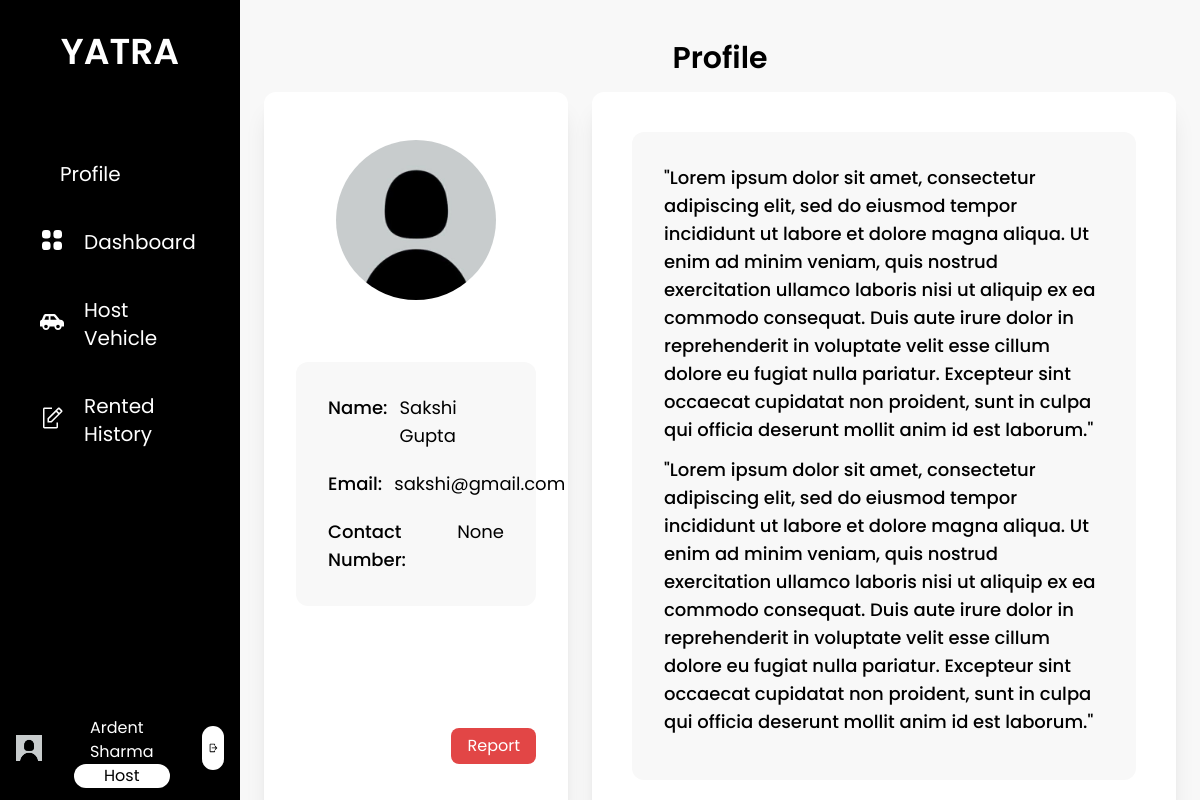
The app's page /viewprofileenduser/1 (signed in), older data.
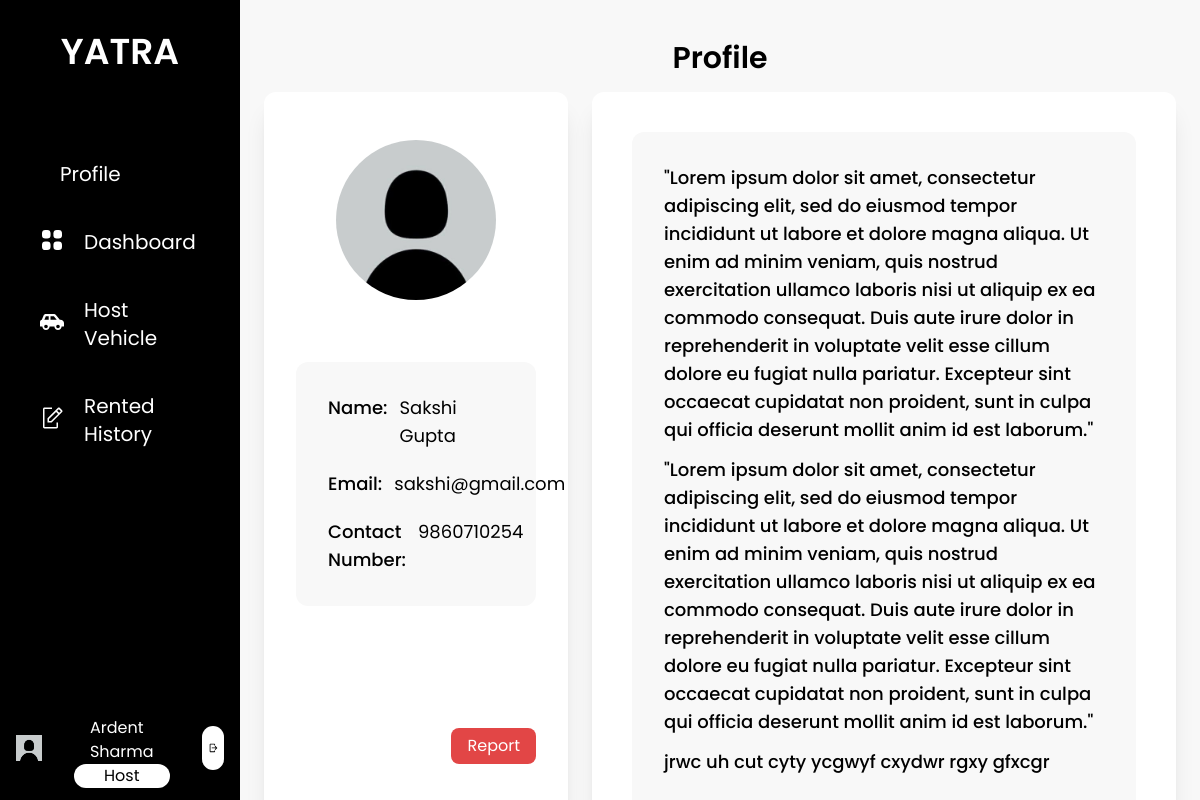
The same page, newer data.
### base/models.py (models this page shows, shortened)
class EndUser(models.Model):
    user = models.OneToOneField(User, on_delete=models.CASCADE, related_name="enduser")
    first_name = models.CharField(max_length=25)
    last_name = models.CharField(max_length=25)
    email = models.EmailField()
    phone_number = models.CharField(max_length=10, null= True, blank=True)
    citizenship_id = models.CharField(max_length=20, null= True, blank=True)
    citizenship = models.ImageField(upload_to='enduser/profile',  default='default_photo.jpg')
    license_no = models.CharField(max_length=20, null= True, blank=True)
    license = models.ImageField(upload_to='enduser/profile',  default='default_photo.jpg')
    pic = models.ImageField(upload_to='enduser/profile', default='default_profile.jpg')
    is_approved = models.CharField(max_length=10, choices=status, default="Pending")
    is_blocked = models.BooleanField(default=False)

class Rents(models.Model):
    vehicle = models.ForeignKey(Vehicle, on_delete=models.SET_NULL, null=True)
    renter = models.ForeignKey(EndUser, on_delete=models.SET_NULL, null=True)
    start_date = models.DateField()
    end_date = models.DateField()
    t_id = models.ForeignKey(Transaction, on_delete=models.SET_NULL, null=True)

class Vehicle(models.Model):
    types = (
        ('Sedan', 'Sedan'),
        ('SUV', 'SUV'),
        ('Jeep', 'Jeep'),
        ('Mini-Van', 'Mini-Van'),
        ('Other', 'Other'),
    )
    number_plate = models.CharField(max_length=20, unique=True)
    host = models.ForeignKey(Host, on_delete=models.SET_NULL, null=True, related_name="owner")
    location = models.ForeignKey(Location, on_delete=models.SET_NULL, null=True, related_name="place")
    bluebook = models.ImageField(upload_to="host/vehicle")
    bluebook_id = models.CharField(max_length=25)
    image1 = models.ImageField(upload_to="host/vehicle")
    image2 = models.ImageField(upload_to="host/vehicle")
    image3 = models.ImageField(upload_to="host/vehicle", null=True, blank=True)
    description = models.TextField(max_length=500)
    feature = models.TextField(max_length=500)
    price = models.PositiveIntegerField()
    type = models.CharField(max_length=10, choices=types)
    is_approved = models.CharField(max_length=10, choices=status, default="Pending")
    is_rented = models.BooleanField(default=False)

### base/views.py (the view)
# urls.py: path('viewprofileenduser/<str:pk>', views.view_profile_enduser, name='view_profile_enduser'),
def view_profile_enduser(request, pk):
    enduser = EndUser.objects.get(id=pk)
    renthistory = Rents.objects.filter(renter=enduser, vehicle__host=request.user.host)
    report = ReportUser.objects.filter(by=request.user, to=enduser.user)
    if report.count() > 0:
        report_button = False
    else:
        report_button = True
    context = {
        'enduser': enduser,
        'renthistory': renthistory,
        'report_button': report_button
    }
    return render(request, 'host/enduser_profile.html', context)

### base/templatetags/user_group.py (called while the page is built)
@register.filter(name='has_group')
def has_group(user, group_name):
    return user.groups.filter(name=group_name).exists()

### base/templates/host/enduser_profile.html (shortened to what this page needs)
{% extends 'base/base.html' %}
{% load static %}
{% load user_group %}
{% block content %}
<div class="flex flex-col h-screen px-6 py-10 w-full bg-theme">
    <p class="text-center text-3xl font-semibold pt pb-4">Profile</p>
    <div class="flex flex-row h-full gap-6">
        <div class="bg-white h-full flex flex-col w-1/3 py-12 rounded-xl justify-between shadow-xl">
            <img src="{{ enduser.pic.url }}" style="object-fit: contain" alt="" class="mx-auto mb-5 w-40 h-40 object-cover rounded-full ">
            <div class="flex flex-col bg-theme  mx-8 p-8 text-lg rounded-xl">
                <div class="flex mb-5">
                    <p class="font-medium">Name:</p>
                    <p class="ml-3">{{ enduser.first_name }} {{ enduser.last_name }}</p>
                </div>
                <div class="flex mb-5">
                    <p class="font-medium">Email:</p>
                    <p class="ml-3">{{ enduser.email }}</p>
                </div>
                <div class="flex">
                    <p class="font-medium">Contact Number:</p>
                    <p class="ml-3">{{ enduser.phone_number }}</p>
                </div>
            </div>
            <div class="flex w-fll justify-end mt-20 mx-4">
                <form action="{% url 'report_user' to=enduser.user_id %}" method="get" style="margin-bottom: 0px;">
                    <button type="submit" class="bg-danger px-4 py-1.5 mr-4 mb-0 text-white rounded-lg">Report</button>
                </form>
            </div>
        </div>
        <div class="bg-white h-full flex flex-col w-2/3 justify-between rounded-xl shadow-xl">
            <div class="flex flex-col bg-theme m-10 p-8 text-lg rounded-xl h-full relative">
               {% for history in renthistory %}
                <div class="flex mb-3">
                    <p class="font-medium">{{ history.vehicle.description}}</p>
                </div>
                {% endfor %}
            </div>
        </div>
    </div>
</div>
{% endblock content%}

Row changes from the older to the newer data that the page shows:
changed EndUser "Sakshi": phone_number "None" → "9860710254"
added Rents: vehicle.description "jrwc uh cut cyty ycgwyf cxydwr rgxy gfxcgr"
